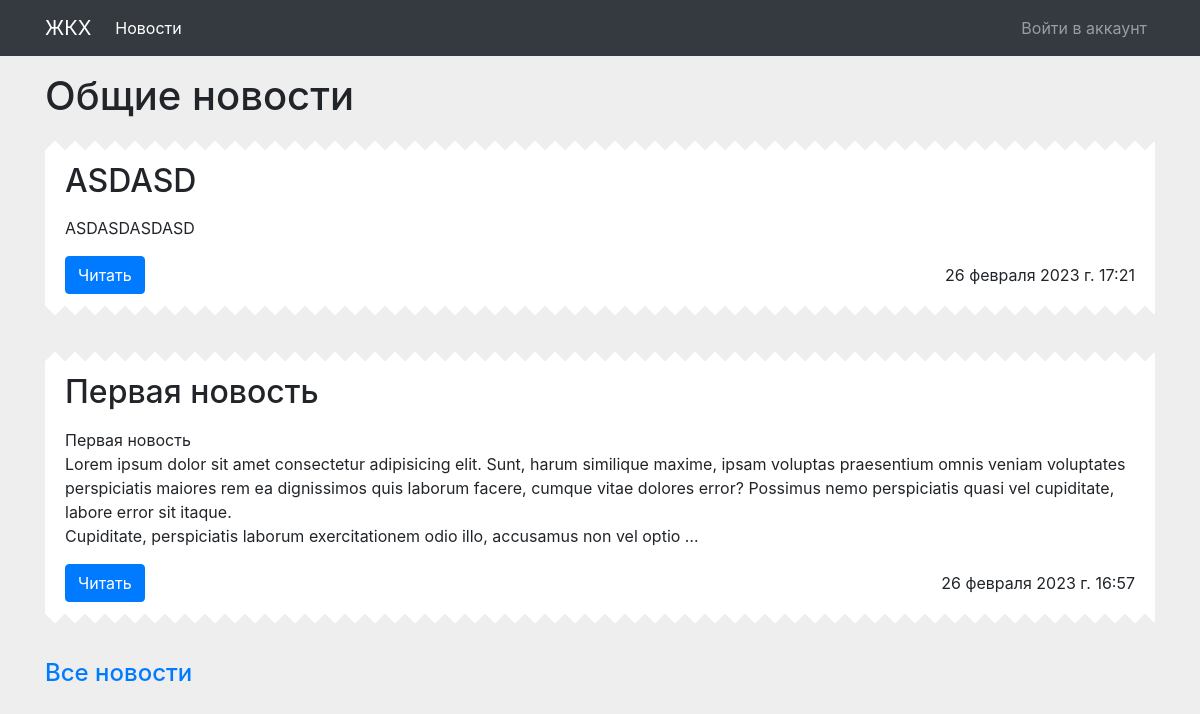
Before: / with the older database file.
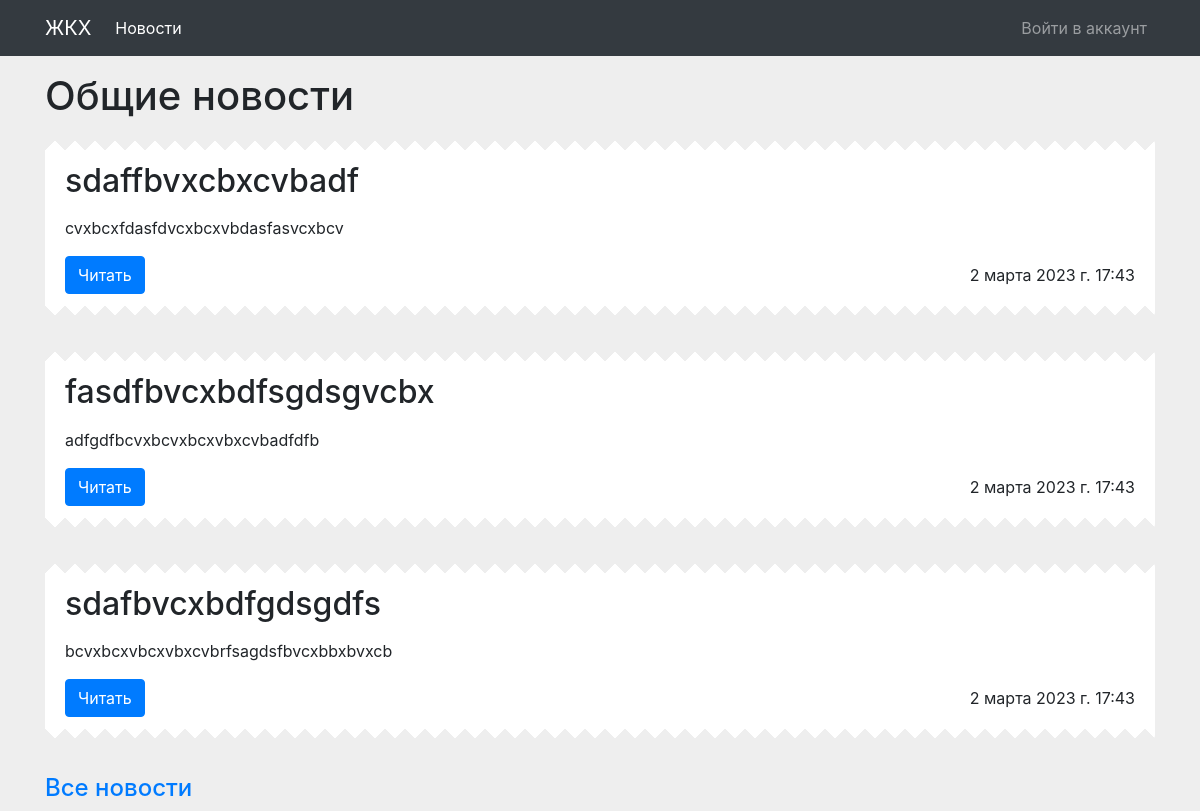
After: the same page with the newer database file.
### main/models.py (models this page shows, shortened)
class New(models.Model):
    title = models.CharField('Название', max_length=200, null=False, blank=False)
    text = models.TextField('Содержание', null=False, blank=False)
    district = models.ForeignKey(District, on_delete=models.CASCADE, default='1')
    time_create = models.DateTimeField(auto_now_add = True)

### main/views.py (the view)
# urls.py: path('', views.news, name = 'news'),
def news(request):
    all_news = New.objects.filter(district = 1).order_by('-time_create')[:3]
    dist_news = None
    reports = None
    if request.user.is_authenticated:
        dist_news = New.objects.filter(district = request.user.district).order_by('-time_create')[:3]
        if request.user.allows == '1':
            reports = Report.objects.filter(address = request.user.address, vision = '2').order_by('-time_create')[:3]
    return render(request, 'main/news.html', {
        'title': 'Новости',
        'all_news': all_news,
        'dist_news': dist_news,
        'reports': reports,
        })

### templates/main/news.html (shortened to what this page needs)
{% extends 'page.html' %}
{% block content %}
<div class="container">
    <h1>Общие новости</h1>
    {% for el in all_news %}
        <div class="row">
            <div class="col">
                <div class="alert bg-news" role="alert">
                    <h2 class="alert-heading">{{ el.title }}</h2>
                    <p>{{ el.text|linebreaks|truncatewords:50 }}</p>
                    <div class="d-flex justify-content-between align-items-center">
                        <a href="{% url 'new' el.pk %}" class = 'btn btn-primary'>Читать</a>
                        {{el.time_create}}
                    </div>
                </div>
            </div>
        </div>
    {% endfor %}
    <h4><a href="{% url 'all_news' %}">Все новости</a></h4>
</div>
{% endblock %}

Changed rows visible on the page:
no longer on this page (row unchanged): New: title "ASDASD", text "ASDASDASDASD", time_create "26 февраля 2023 г. 17:21"
no longer on this page (row unchanged): New: title "Первая новость", text "Первая новость Lorem ipsum dolor sit amet consectetur adipisicing elit. Sunt, harum similique maxime, ipsam voluptas praesentium omnis veniam voluptates perspiciatis maiores rem ea dignissimos quis laborum facere, cumque vitae dolores error? Possimus nemo perspiciatis quasi vel cupiditate, labore error sit itaque. Cupiditate, perspiciatis laborum exercitationem odio illo, accusamus non vel optio …", time_create "26 февраля 2023 г. 16:57"
added New: title "sdaffbvxcbxcvbadf", text "cvxbcxfdasfdvcxbcxvbdasfasvcxbcv", time_create "2 марта 2023 г. 17:43"
added New: title "fasdfbvcxbdfsgdsgvcbx", text "adfgdfbcvxbcvxbcxvbxcvbadfdfb", time_create "2 марта 2023 г. 17:43"
added New: title "sdafbvcxbdfgdsgdfs", text "bcvxbcxvbcxvbxcvbrfsagdsfbvcxbbxbvxcb", time_create "2 марта 2023 г. 17:43"
